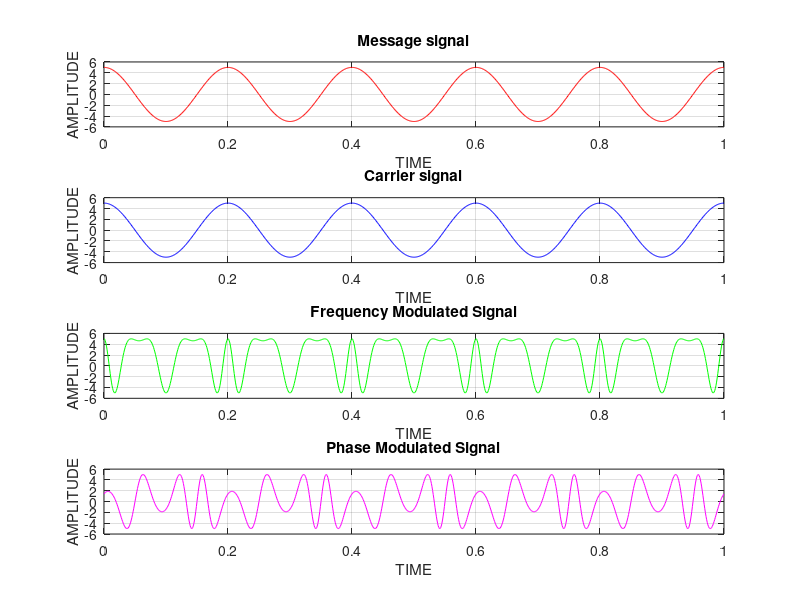

Here is the MATLAB script that generated this plot:
clc;
clear all;
t=0:0.001:1;
am=input('Enter the value of am');
fm=input('Enter the value of fm');
mf=input('enter the value of mf');
mp=input('enter the value of mp');
ac=input('enter the value of ac');
fc=input('enter the value of fc');
x=am*cos(2*pi*fm*t);
subplot(4,1,1)
plot(t,x,'r')
title('Message signal')
xlabel('TIME')
ylabel('AMPLITUDE')
grid on
c=ac*cos(2*pi*fc*t);
subplot(4,1,2)
plot(t,c,'b')
title('Carrier signal')
xlabel('TIME')
ylabel('AMPLITUDE')
grid on
ffm=ac*cos((2*pi*t*fc)+mf*sin(2*pi*fm*t));
subplot(4,1,3)
plot(t,ffm,'g')
title('Frequency Modulated Signal')
xlabel('TIME')
ylabel('AMPLITUDE')
grid on
pfm=ac*cos((2*pi*t*fc)+mp*cos(2*pi*fm*t));
subplot(4,1,4)
plot(t,pfm,'m')
title('Phase Modulated Signal')
xlabel('TIME')
ylabel('AMPLITUDE')
grid on


